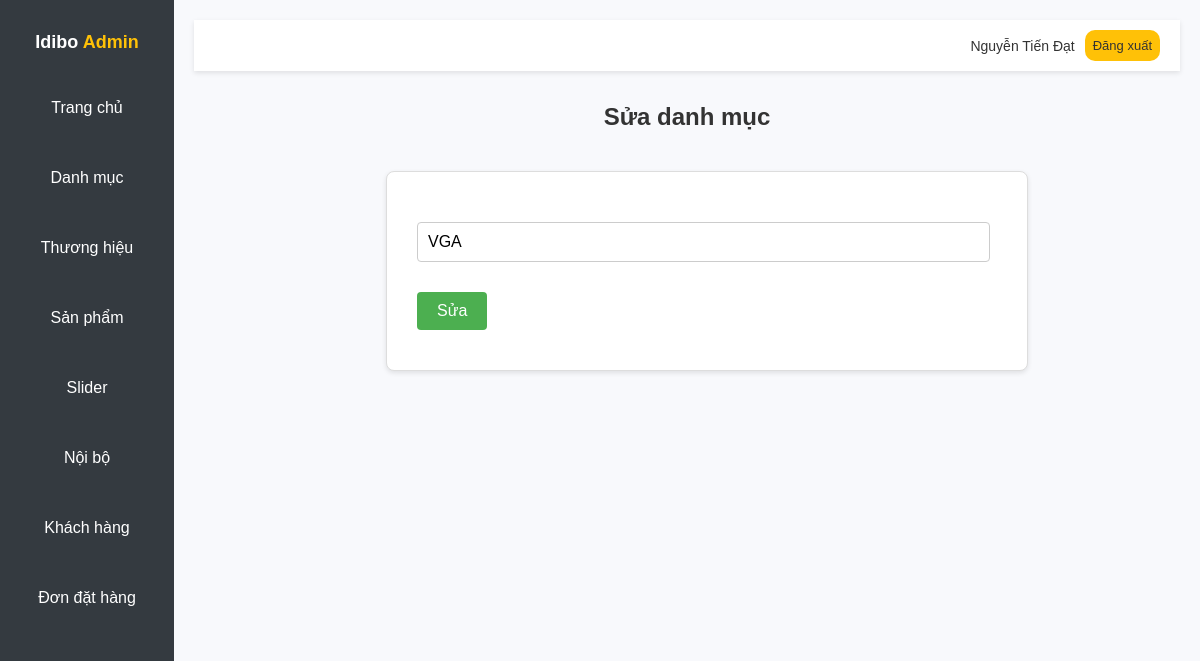
/admin/catedit.php?catid=4 (signed in), run on an earlier commit of the app's database.
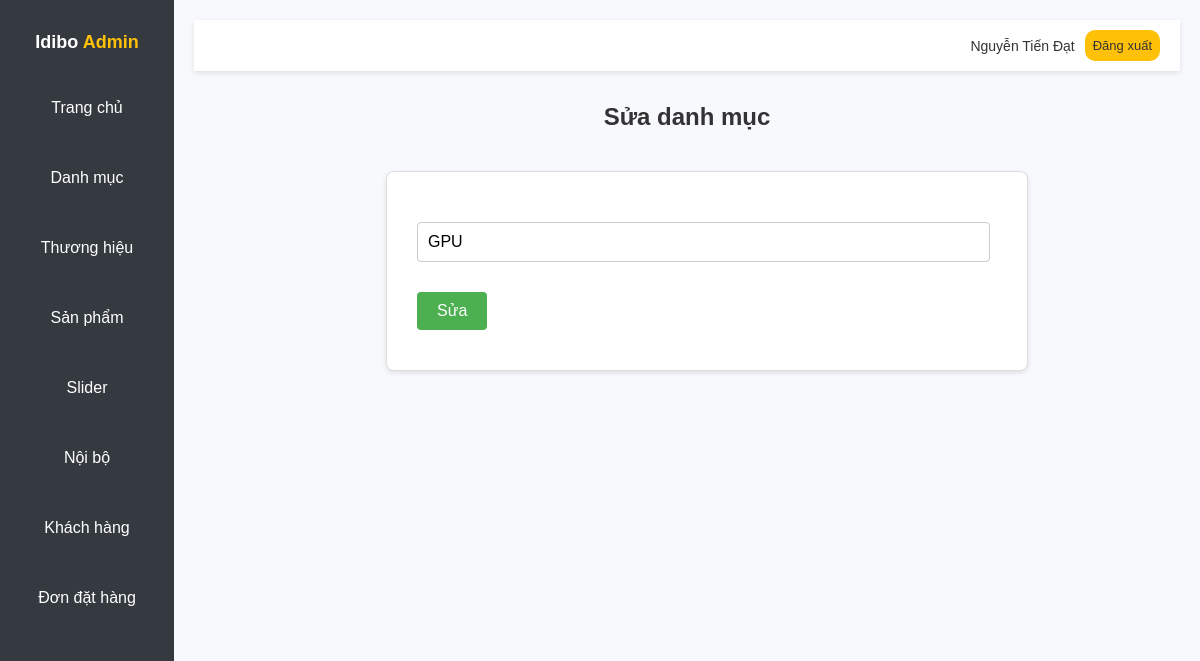
And on a later commit of the database.
### tables this page shows
CREATE TABLE `tbl_category` (
  `catId` int(11) NOT NULL,
  `catName` varchar(255) NOT NULL
);

### lib/database.php (called while the page is built, shortened)
<?php
    class Database {
        public $host    = DB_HOST;
        public $user    = DB_USER;
        public $pass    = DB_PASS;
        public $dbname  = DB_NAME;
        public $link;
        private function connectDB() {
            $this->link = new mysqli($this->host, $this->user,
                                     $this->pass, $this->dbname);
        }
        public function select($query) {
            $result = $this->link->query($query) or
                die($this->link->error . __LINE__);
            if ($result->num_rows > 0) {
                return $result;
            } else {
                return false;
            }
        }
    }
?>

### classes/category.php (called while the page is built, shortened)
<?php
    $filepath = realpath(dirname(__FILE__));
    include_once ($filepath.'/../lib/database.php');
 ?>
 <?php
    class category {
        private $db;
        public function __construct() {
            $this->db =new Database();
        }
        public function getcatbyId($id) {
            $query = "SELECT * FROM tbl_category WHERE catId = '$id' LIMIT 1";
            $result =$this->db->select($query);
            return $result;
        }
    }
 ?>

### admin/catedit.php (the view, shortened to what this page needs)
<?php
    include 'inc/header.php';
    include '../classes/category.php'
?>
<?php
    $cat = new category();
    if (!isset($_GET['catid']) || $_GET['catid'] == NULL) {
        echo "<script>window.location = 'catlist.php'</script>";
    } else {
        $id = $_GET['catid'];
    }
?>
      <link rel="stylesheet" href="css/catadd.css">
      <h1 class="dashboard-title">Sửa danh mục</h1>
      <div class="category-form-wrapper">
        <div class="category-box">
          <?php
            $get_cate_name = $cat->getcatbyId($id);
            if($get_cate_name) {
                while($result = $get_cate_name->fetch_assoc()){
          ?>
          <form action="" method="post">
            <table class="form-table">
              <tr>
                <td>
                    <input type="text" name="catName" value="<?php echo $result['catName'] ?>" placeholder="Sửa danh mục..." class="input-medium">
                </td>
              </tr>
              <tr>
                <td>
                    <input type="submit" name="submit" value="Sửa" class="submit-button">
                </td>
              </tr>
            </table>
          </form>
          <?php
                }
            }
          ?>
        </div>
      </div>
<?php
    include 'inc/footer.php';
?>

What changed in the data, as far as the page shows it:
changed tbl_category: catName "VGA" → "GPU"
